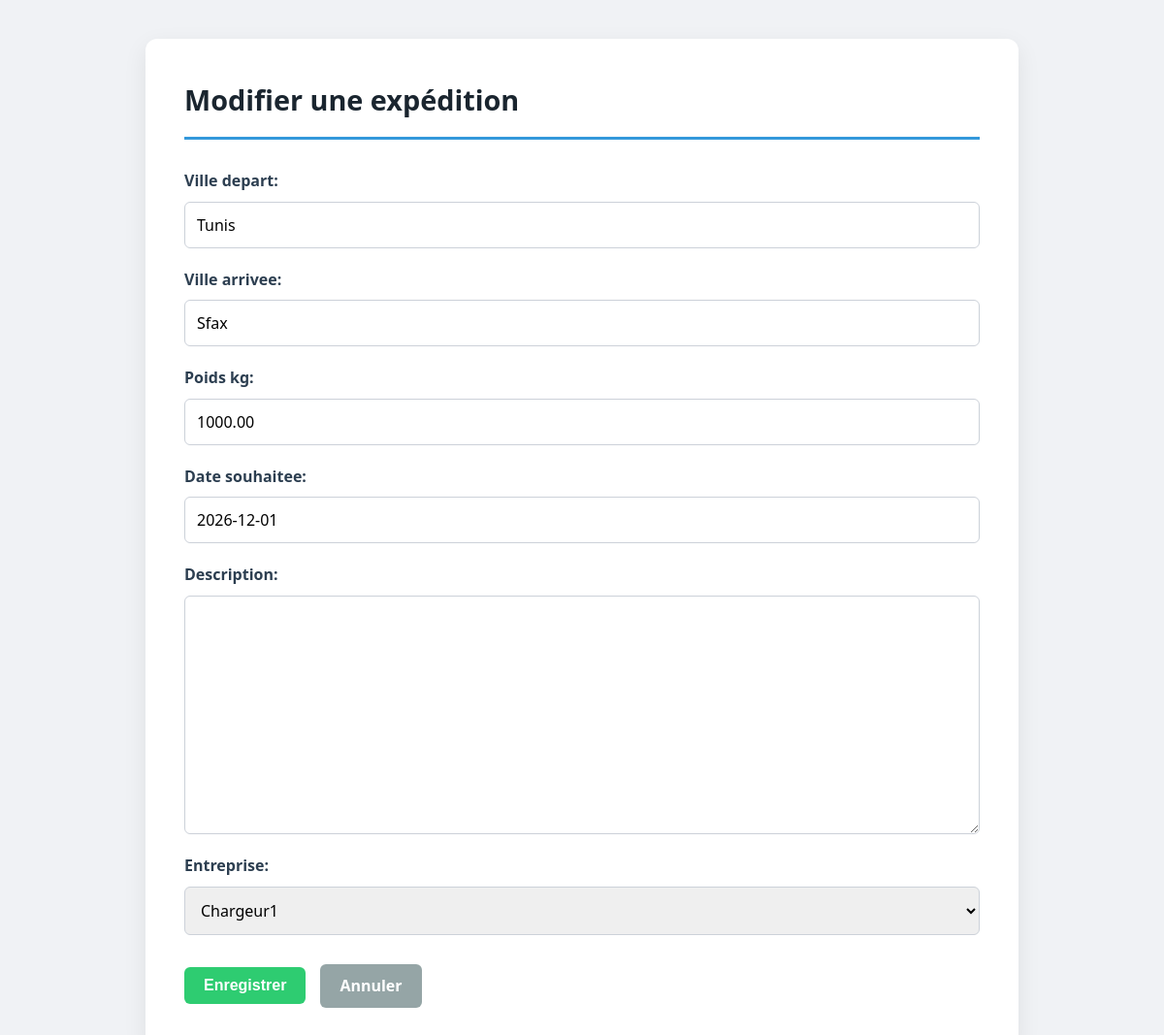
Page /expedition/update_expedition/1/ (signed in) on the earlier database version.
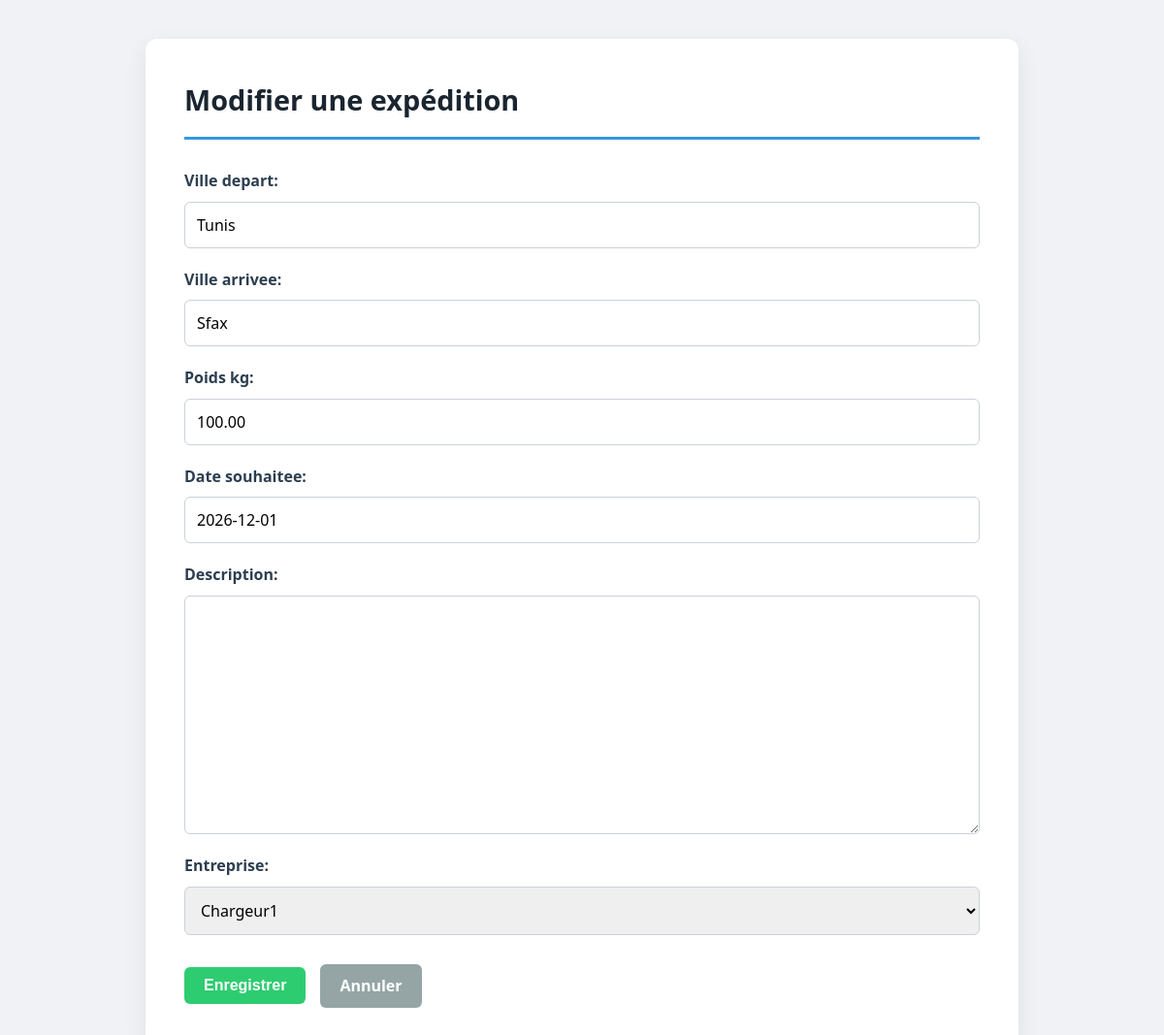
Same page on the later database version.
### ExpeditionApp/models.py (models this page shows, shortened)
class Expedition(models.Model):
    STATUT_CHOICES = [
        ('publiee', 'Publiée'),
        ('attribuee', 'Attribuée'),
        ('en_cours', 'En cours'),
        ('livree', 'Livrée'),
        ('annulee', 'Annulée'),
    ]
    reference = models.CharField(max_length=20, unique=True, editable=False)
    ville_depart = models.CharField(max_length=100)
    ville_arrivee = models.CharField(max_length=100)
    poids_kg = models.DecimalField(max_digits=10, decimal_places=2)
    date_souhaitee = models.DateField()
    description = models.TextField(blank=True, null=True)
    statut = models.CharField(
        max_length=20,
        choices=STATUT_CHOICES,
        default='publiee',
    )
    entreprise = models.ForeignKey(
        Entreprise,
        on_delete=models.CASCADE,
        related_name='expeditions',
    )
    created_at = models.DateTimeField(auto_now_add=True)
    updated_at = models.DateTimeField(auto_now=True)

### ExpeditionApp/views.py (the view)
# urls.py: path('update_expedition/<int:pk>/', UpdateExpedition.as_view(), name='update_expedition'),
class UpdateExpedition(LoginRequiredMixin, UpdateView):
    model = Expedition
    template_name = 'expedition/forms.html'
    form_class = ExpeditionForm
    success_url = reverse_lazy('Expedition:liste_expedition')

### ExpeditionApp/forms.py
class ExpeditionForm(forms.ModelForm):
    class Meta:
        model = Expedition
        fields = ['ville_depart', 'ville_arrivee', 'poids_kg', 'date_souhaitee', 'description', 'entreprise']

### EntrepriseApp/models.py (called while the page is built)
    def __str__(self):
        return self.raison_sociale

### templates/expedition/forms.html (shortened to what this page needs)
{% load static %}
<!DOCTYPE html>
<html lang="en">
<head>
    <link rel="stylesheet" href="{% static 'css/style.css' %}">
</head>
<body>
    <div class="container">
        <h1>{% if object %}Modifier{% else %}Créer{% endif %} une expédition</h1>
        <form method="post">
            {{ form.as_p }}
            <div class="form-actions">
                <button type="submit" class="btn btn-success">Enregistrer</button>
                <a href="{% url 'Expedition:liste_expedition' %}" class="btn btn-secondary">Annuler</a>
            </div>
        </form>
    </div>
</body>
</html>

Differences in the rows shown:
changed Expedition "Tunis": poids_kg "1000.00" → "100.00"
